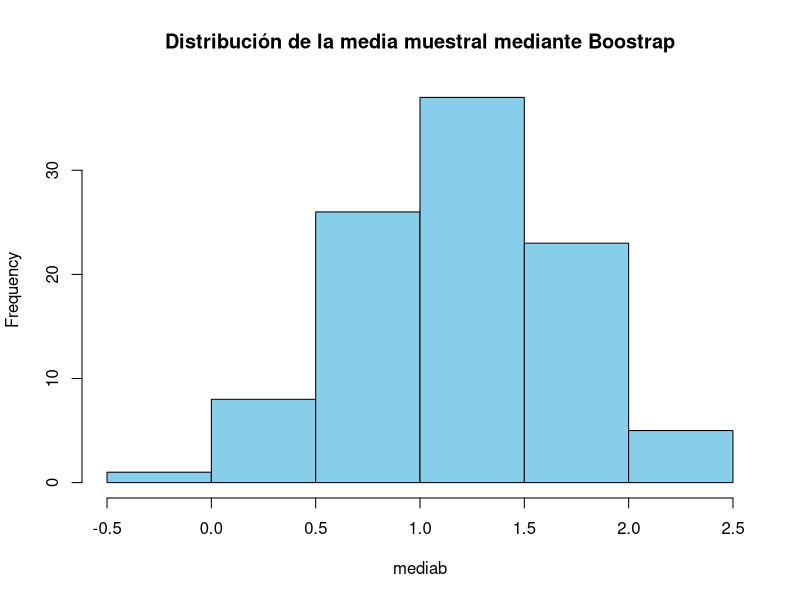

Reproduce this figure in R.
# VAMOS A HACERLO PARA EL CASO DE LA MEDIA MUESTRAL. AUNQUE COMO SABEMOS NOO HACE FALTA PQUE SABEMS PAA LA MEDIA MUESTAL SUS EES ESTANDRÇ

sigma= 2 
set.seed(1)
n=15 

muestra = rnorm(n,1,sigma)

#SABEMOS QUE EL ERROR ESTANDA DE LA MEDIA MUESTAL ES LA DESV TÍPICA 
sigma/sqrt(n) # ESTO SERÍA EL VALOR EXACTO

#SI NO CONOCEMOS SIGMA. #TRATAMOS DE ESTIMAR SIGMA CON LOS DATOS

sd(muestra)/sqrt(n)

#SI NO CONOCEMOS LA EXPESIÓN DE LA SD(MEDIA MUESTRAL) RECURRIMOS A BOOTSTRAP
B = 100
mediab = numeric(B)

for (b in 1:B){
	muestrab= sample(muestra, replace = TRUE)
	mediab[b] = mean(muestrab)
}

hist(mediab, col= "skyblue",main = "Distribución de la media muestral mediante Boostrap") #ESTA ES LA DISTRIBUCIÓN DE LA MEDIA MUESTRAL MEDIANTE BOOSTRRAP

sd(mediab)
